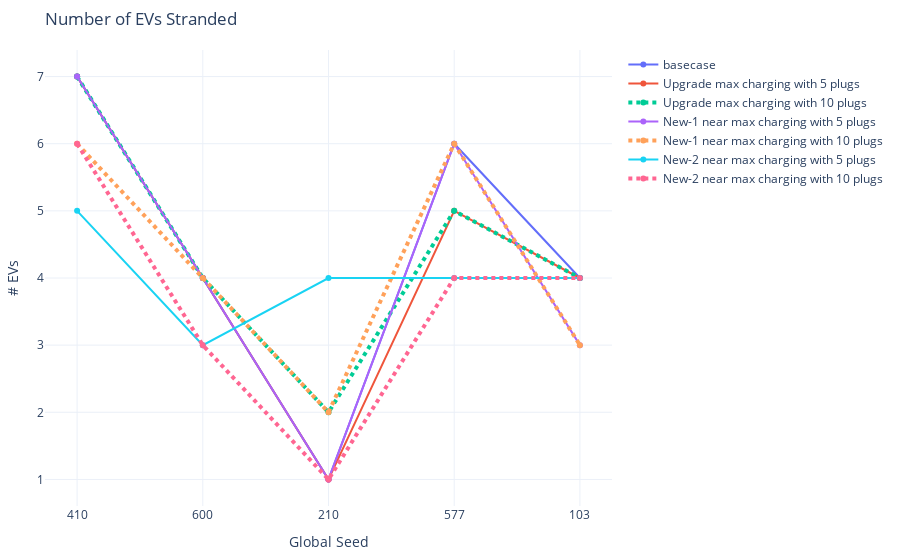

Source (notebook cell):
### Code cell
# EVs stranded
fig = go.Figure()
fig.add_trace(go.Scatter(x=seeds, y=count_stats[(500 <= count_stats['analysis_id']) & (count_stats['analysis_id']<= 504)].sort_values('analysis_id')['str_count'],
                    mode='lines+markers',
                    name='basecase'))
fig.add_trace(go.Scatter(x=seeds, y=count_stats[(536 <= count_stats['analysis_id']) & (count_stats['analysis_id']<= 540)].sort_values('analysis_id')['str_count'],
                    mode='lines+markers',
                    name='Upgrade max charging with 5 plugs'))
fig.add_trace(go.Scatter(x=seeds, y=count_stats[(541 <= count_stats['analysis_id']) & (count_stats['analysis_id']<= 545)].sort_values('analysis_id')['str_count'],
                    mode='lines+markers',
                    name='Upgrade max charging with 10 plugs', line=dict(width=4, dash='dot')))
fig.add_trace(go.Scatter(x=seeds, y=count_stats[(546 <= count_stats['analysis_id']) & (count_stats['analysis_id']<= 550)].sort_values('analysis_id')['str_count'],
                    mode='lines+markers',
                    name='New-1 near max charging with 5 plugs'))
fig.add_trace(go.Scatter(x=seeds, y=count_stats[(551 <= count_stats['analysis_id']) & (count_stats['analysis_id']<= 555)].sort_values('analysis_id')['str_count'],
                    mode='lines+markers',
                    name='New-1 near max charging with 10 plugs', line=dict(width=4, dash='dot')))
fig.add_trace(go.Scatter(x=seeds, y=count_stats[(556 <= count_stats['analysis_id']) & (count_stats['analysis_id']<= 560)].sort_values('analysis_id')['str_count'],
                    mode='lines+markers',
                    name='New-2 near max charging with 5 plugs'))
fig.add_trace(go.Scatter(x=seeds, y=count_stats[(561 <= count_stats['analysis_id']) & (count_stats['analysis_id']<= 565)].sort_values('analysis_id')['str_count'],
                    mode='lines+markers',
                    name='New-2 near max charging with 10 plugs', line=dict(width=4, dash='dot')))
fig.update_xaxes(type='category')
fig.update_layout(margin=dict(l=20, r=20, t=50, b=20), uniformtext_minsize=8, uniformtext_mode='hide', template='plotly_white', title_text = 'Number of EVs Stranded',
        showlegend = True, yaxis_title="# EVs", 
                  xaxis_title="Global Seed", )
fig.show()

### Figure 1 — Plotly figure (JSON) as saved in the notebook; plotly's stock layout.template omitted (floating-point values rounded to 4 significant figures)
{"data": [{"mode": "lines+markers", "name": "basecase", "type": "scatter", "x": ["410", "600", "210", "577", "103"], "y": [7, 4, 1, 6, 4]}, {"mode": "lines+markers", "name": "Upgrade max charging with 5 plugs", "type": "scatter", "x": ["410", "600", "210", "577", "103"], "y": [7, 4, 1, 5, 4]}, {"line": {"dash": "dot", "width": 4}, "mode": "lines+markers", "name": "Upgrade max charging with 10 plugs", "type": "scatter", "x": ["410", "600", "210", "577", "103"], "y": [7, 4, 2, 5, 4]}, {"mode": "lines+markers", "name": "New-1 near max charging with 5 plugs", "type": "scatter", "x": ["410", "600", "210", "577", "103"], "y": [7, 4, 1, 6, 3]}, {"line": {"dash": "dot", "width": 4}, "mode": "lines+markers", "name": "New-1 near max charging with 10 plugs", "type": "scatter", "x": ["410", "600", "210", "577", "103"], "y": [6, 4, 2, 6, 3]}, {"mode": "lines+markers", "name": "New-2 near max charging with 5 plugs", "type": "scatter", "x": ["410", "600", "210", "577", "103"], "y": [5, 3, 4, 4, 4]}, {"line": {"dash": "dot", "width": 4}, "mode": "lines+markers", "name": "New-2 near max charging with 10 plugs", "type": "scatter", "x": ["410", "600", "210", "577", "103"], "y": [6, 3, 1, 4, 4]}], "layout": {"autosize": true, "margin": {"b": 20, "l": 20, "r": 20, "t": 50}, "showlegend": true, "title": {"text": "Number of EVs Stranded"}, "uniformtext": {"minsize": 8, "mode": "hide"}, "xaxis": {"autorange": true, "range": [-0.2362, 4.236], "title": {"text": "Global Seed"}, "type": "category"}, "yaxis": {"autorange": true, "range": [0.5844, 7.416], "title": {"text": "# EVs"}, "type": "linear"}}}
